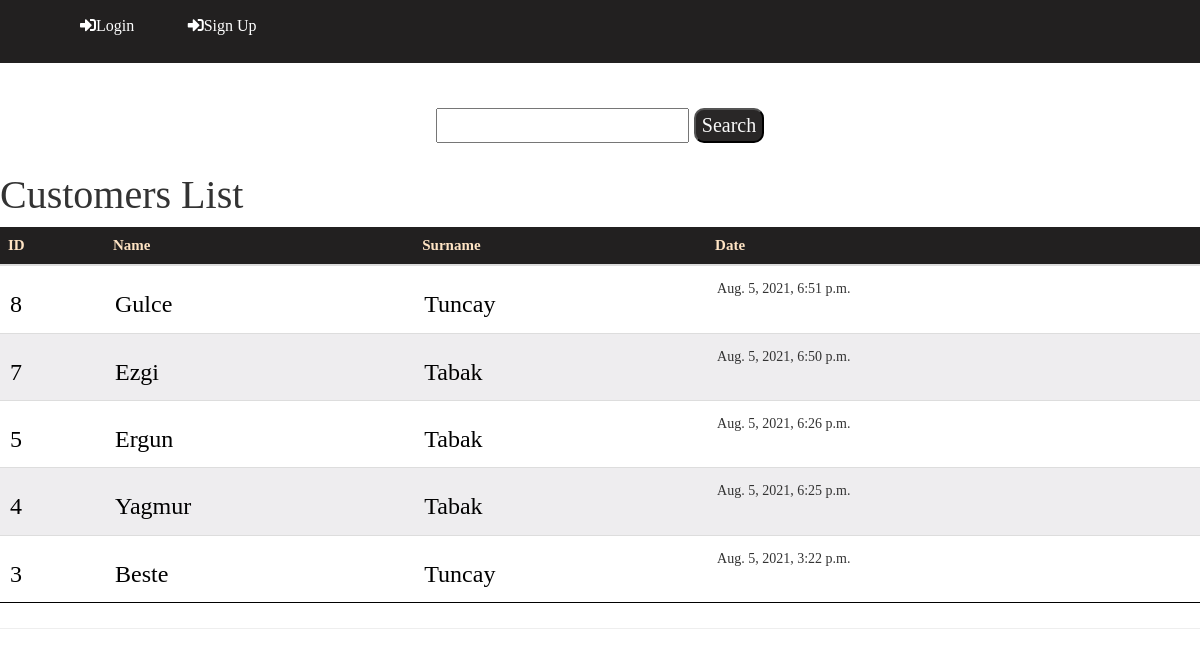
Before: /core/ with the older database file.
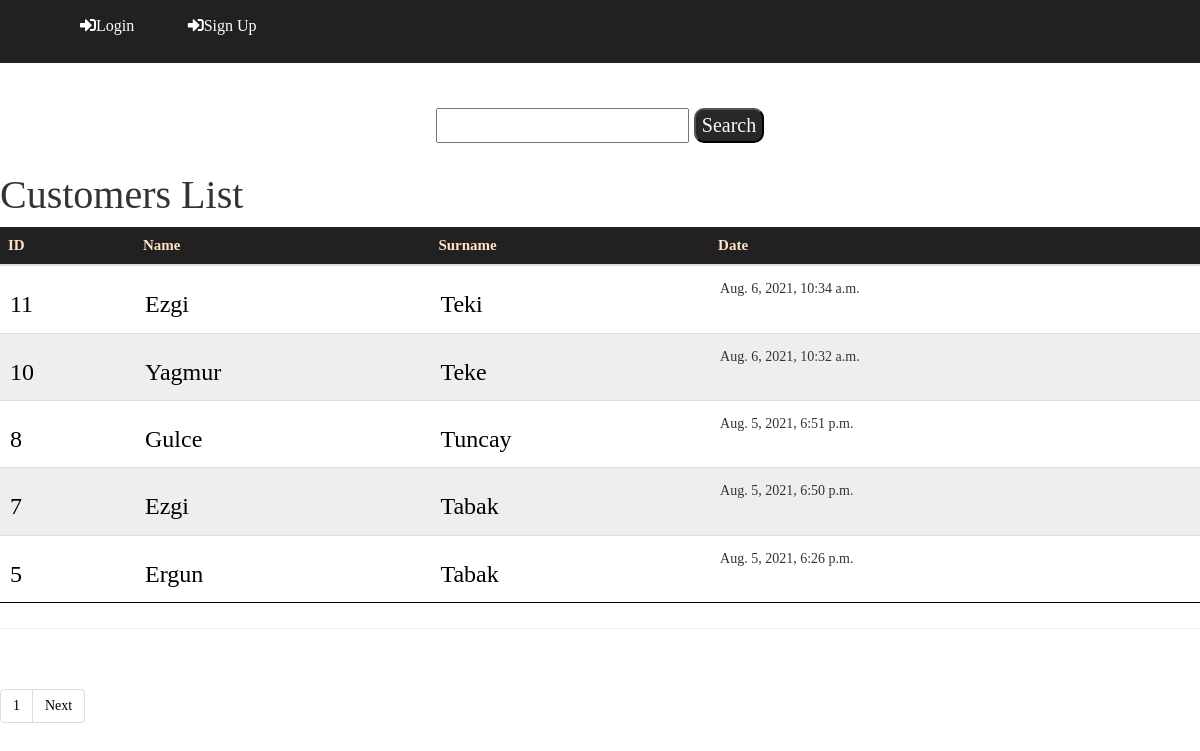
After: the same page with the newer database file.
### core/models.py (models this page shows, shortened)
class Customer(models.Model):
    name = models.CharField(max_length=20)
    surname  = models.CharField(max_length=20)
    tc = models.CharField(max_length=11,null=True, unique=True)
    city = models.CharField(max_length=15,null=True)
    district = models.CharField(max_length=15,null=True)
    telephone = models.CharField(max_length=11,null=True,unique=True)
    date= models.DateTimeField(auto_now_add=True)

### core/views.py (the view, shortened to what this page needs)
# urls.py: path('', CustomerListView.as_view(), name = "list"),
class CustomerListView(ListView):
    template_name = 'list.html'
    model = Customer
    context_object_name = 'allcustomers'
    paginate_by = 5
    def get_queryset(self):
        word = self.request.GET.get("word")
        return Customer.objects.all().order_by('-date')

### templates/list.html (shortened to what this page needs)
{% extends "base.html" %}
{% block body %}
{% load static %}
<head>
    <link rel="stylesheet" type="text/css" href="{% static 'main.css' %}?{% now 'U'%}">
    <link rel="stylesheet" href="https://cdnjs.cloudflare.com/ajax/libs/font-awesome/5.15.3/css/all.min.css">
    <link rel="stylesheet" href="https://maxcdn.bootstrapcdn.com/bootstrap/3.4.1/css/bootstrap.min.css">
</head>
<body>
    <div class="header">
        <div class="left-header">
            <ul>
                {% if user.is_authenticated %}
                <li class="#"><a href="/"><i class="fa fa-home" aria-hidden="true"></i>Home Page</a></a></li>
                <li class="#"><a href="core/create"><i class="fa fa-user" aria-hidden="true"></i>Add New
                        Customer</a></a></li>
                <li class="#"><a href="{% url 'logout' %}"><i class=" fas fa-sign-out-alt"
                            aria-hidden="true"></i>Logout</a></a></li>
                {% else %}
                <li><a href="{% url 'login' %}"><i class="fas fa-sign-in-alt " aria-hidden="true"></i>Login</a></li>
                <li><a href="{% url 'register' %}"><i class="fas fa-sign-in-alt " aria-hidden="true"></i>Sign Up</a>
                </li>
                {% endif %}
            </ul>
        </div>
        <br><br>
        <div class="mid-header">
            <form method='GET'>
                <input type='text' name='word' value='{{ request.GET.word }}'>
                <input class="button" type='submit' value='Search'>
            </form>
        </div>
    </div>
    <div class="content-table">
        <h1>Customers List</h1>
        <table class="table ">
            <thead>
                <tr>
                    <th>ID</th>
                    <th>Name</th>
                    <th>Surname</th>
                    <th>Date</th>
                </tr>
            </thead>
            <tbody>
                {% for Customer in allcustomers %}
                <tr>
                    <td>
                        <h3><a href="detail/{{ Customer.id }}" style="color:black">{{ Customer.id }}</a></h3>
                    </td>
                    <td>
                        <h3><a href="detail/{{ Customer.id }}" style="color:black">{{ Customer.name }}</a></h3>
                    </td>
                    <td>
                        <h3><a href="detail/{{ Customer.id }}" style="color:black">{{ Customer.surname }}</a></h3>
                    </td>
                    <td>
                        <h5>{{ Customer.date }}</h5>
                    </td>
                </tr>
                {% endfor %}
            </tbody>
        </table>
    </div>
    <hr>
    <div class="pagination">
        {% if is_paginated %}
        <nav class="navigation">
            <ul class="pagination justify-content-end">
                <li class="page-item ">
                    <a href="#" class="page-link">{{ page_obj.number}}</a>
                </li>
                {% if page_obj.has_next %}
                <li class="page-item">
                    <a href="{{request.path}}?page={{ page_obj.next_page_number }}" class="page-link">Next</a>
                </li>
                {% endif %}
            </ul>
        </nav>
        {% endif %}
    </div>
</body>
{% endblock %}

### templates/base.html (shortened to what this page needs)
<!DOCTYPE html>
<html lang="en">
<head>
</head>
<body>
    {% block body %}
    {% endblock %}
</body>
</html>

### core/static/main.css (style rules this page uses)
.header { font-family: Times New Roman; color: rgb(37, 36, 36); }
.mid-header { padding: 5px; text-align: center; color: rgb(0, 0, 0); font-size: 20px; }
.mid-header [type='submit'] { height: 35px; background-color: rgba(34, 32, 32, 0.966); border-radius: 10px; color: rgb(248, 248, 248); }
.left-header { padding: 15px; background: rgb(34, 32, 32); }
.left-header li { display: inline; width: 150px; margin: 15px; padding: 10px; }
.left-header ul li a { text-decoration: none; color: white; font-size: 16px; }
.navigation a { font-family: Times New Roman; color: rgb(37, 36, 36); }
.pagination ul li a { color: black; text-align: center; }
.content-table { border-collapse: collapse; margin: 25px 0; font-size: 0.9em; min-width: 400px; }
.content-table h1 { font-family: Times New Roman; font-size: 40px; }
.content-table thead tr { background-color: rgb(34, 32, 32); color: bisque; font-family: Times New Roman; font-size: 15px; }
.content-table .table tr td { padding: 5px 10px; font-family: Times New Roman; }
.content-table tbody tr:nth-of-type(even) { background-color: rgba(184, 181, 187, 0.24); }
.content-table tbody tr:last-of-type { border-bottom: 1px solid black; }

Changed rows visible on the page:
no longer on this page (row unchanged): Customer: id "4", name "Yagmur", surname "Tabak", date "Aug. 5, 2021, 6:25 p.m."
no longer on this page (row unchanged): Customer: id "3", name "Beste", surname "Tuncay", date "Aug. 5, 2021, 3:22 p.m."
added Customer: id "11", name "Ezgi", surname "Teki", date "Aug. 6, 2021, 10:34 a.m."
added Customer: id "10", name "Yagmur", surname "Teke", date "Aug. 6, 2021, 10:32 a.m."
Other visible differences:
{{ page_obj.number }}: (not shown) → "1"
text now shown: "Next"
